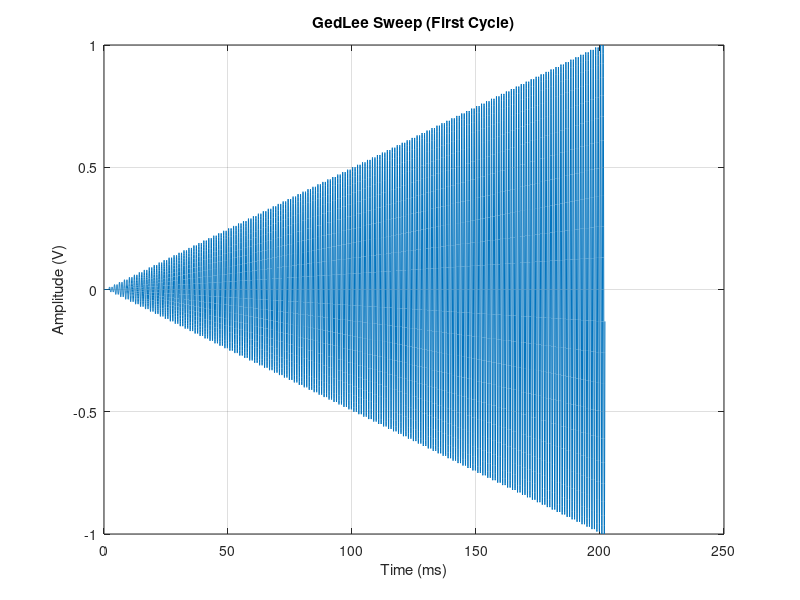

This figure's MATLAB source:
% === GEDLEE Sweep Generator (20s repeat) ===

fs = 48000;               % Sampling rate (Hz)
f_sine = 1000;            % Sine wave frequency (Hz)
step_duration = 0.002;    % Duration of each amplitude step (2 ms)
n_steps = 101;            % From 0 V to 1 V in 10 mV steps (101 total)
t_one_sweep = step_duration * n_steps;

% Time vector for one sweep cycle
t = 0:1/fs:t_one_sweep - 1/fs;

% Amplitude vector: 0 V, 0.01 V, ..., 1 V
amp = 0.01 * floor(t / step_duration);

% Base sweep signal: 1 kHz sine modulated by stepwise amplitude
one_sweep = amp .* sin(2 * pi * f_sine * t);

% Repeat to fill exactly 20 seconds
n_repeats = floor(20 / t_one_sweep);  % Number of full repetitions
signal = repmat(one_sweep, 1, n_repeats);

% Ensure exact 20 s duration (trim any excess samples)
total_samples = min(length(signal), fs * 20);
signal = signal(1:total_samples);


% Normalize signal to 99% of full-scale peak (based on 1.1883 Vrms)
V_rms_fullscale = 1.234;
V_peak_fullscale = V_rms_fullscale * sqrt(2);
signal = signal / (max(abs(signal)) * V_peak_fullscale);

% Save as 32-bit float WAV file
audiowrite('gedlee_sweep_20s_float32.wav', signal', fs, 'BitsPerSample', 32);
disp('File "gedlee_sweep_20s_float32.wav" successfully generated.');

% Plot the first sweep cycle (20 ms)
figure;
plot((0:length(t)-1)/fs * 1000, one_sweep);
xlabel('Time (ms)');
ylabel('Amplitude (V)');
title('GedLee Sweep (First Cycle)');
grid on;
